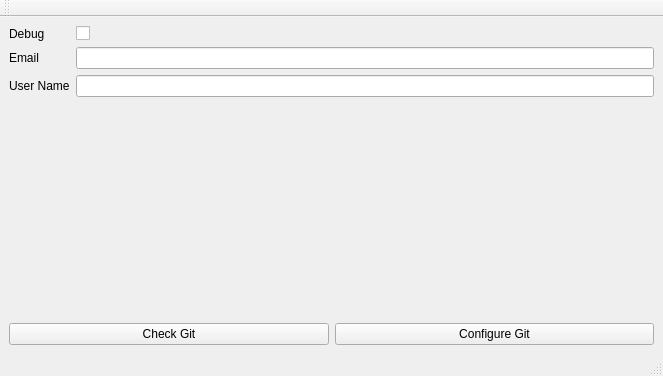
<?xml version="1.0" encoding="UTF-8"?>
<ui version="4.0">
 <class>module1Main</class>
 <widget class="QMainWindow" name="module1Main">
  <property name="geometry">
   <rect>
    <x>0</x>
    <y>0</y>
    <width>663</width>
    <height>376</height>
   </rect>
  </property>
  <property name="windowTitle">
   <string>MainWindow</string>
  </property>
  <widget class="QWidget" name="centralwidget">
   <layout class="QVBoxLayout" name="verticalLayout_2">
    <item>
     <layout class="QVBoxLayout" name="verticalLayout">
      <item>
       <layout class="QFormLayout" name="formLayout_2">
        <item row="1" column="0">
         <widget class="QLabel" name="emailLabel">
          <property name="text">
           <string>Email</string>
          </property>
         </widget>
        </item>
        <item row="1" column="1">
         <widget class="QLineEdit" name="emailLineEdit"/>
        </item>
        <item row="2" column="0">
         <widget class="QLabel" name="userNameLabel">
          <property name="text">
           <string>User Name</string>
          </property>
         </widget>
        </item>
        <item row="2" column="1">
         <widget class="QLineEdit" name="userNameLineEdit"/>
        </item>
        <item row="0" column="0">
         <widget class="QLabel" name="debugLabel">
          <property name="text">
           <string>Debug</string>
          </property>
         </widget>
        </item>
        <item row="0" column="1">
         <widget class="QCheckBox" name="debugCheckBox"/>
        </item>
       </layout>
      </item>
     </layout>
    </item>
    <item>
     <layout class="QHBoxLayout" name="horizontalLayout_2">
      <item>
       <widget class="QPushButton" name="checkGitButton">
        <property name="text">
         <string>Check Git</string>
        </property>
       </widget>
      </item>
      <item>
       <widget class="QPushButton" name="configure_git_button">
        <property name="text">
         <string>Configure Git</string>
        </property>
       </widget>
      </item>
     </layout>
    </item>
   </layout>
  </widget>
  <widget class="QMenuBar" name="menubar">
   <property name="geometry">
    <rect>
     <x>0</x>
     <y>0</y>
     <width>663</width>
     <height>33</height>
    </rect>
   </property>
  </widget>
  <widget class="QStatusBar" name="statusbar"/>
  <widget class="QToolBar" name="toolBar">
   <property name="windowTitle">
    <string>toolBar</string>
   </property>
   <attribute name="toolBarArea">
    <enum>TopToolBarArea</enum>
   </attribute>
   <attribute name="toolBarBreak">
    <bool>false</bool>
   </attribute>
  </widget>
 </widget>
 <resources/>
 <connections/>
</ui>
